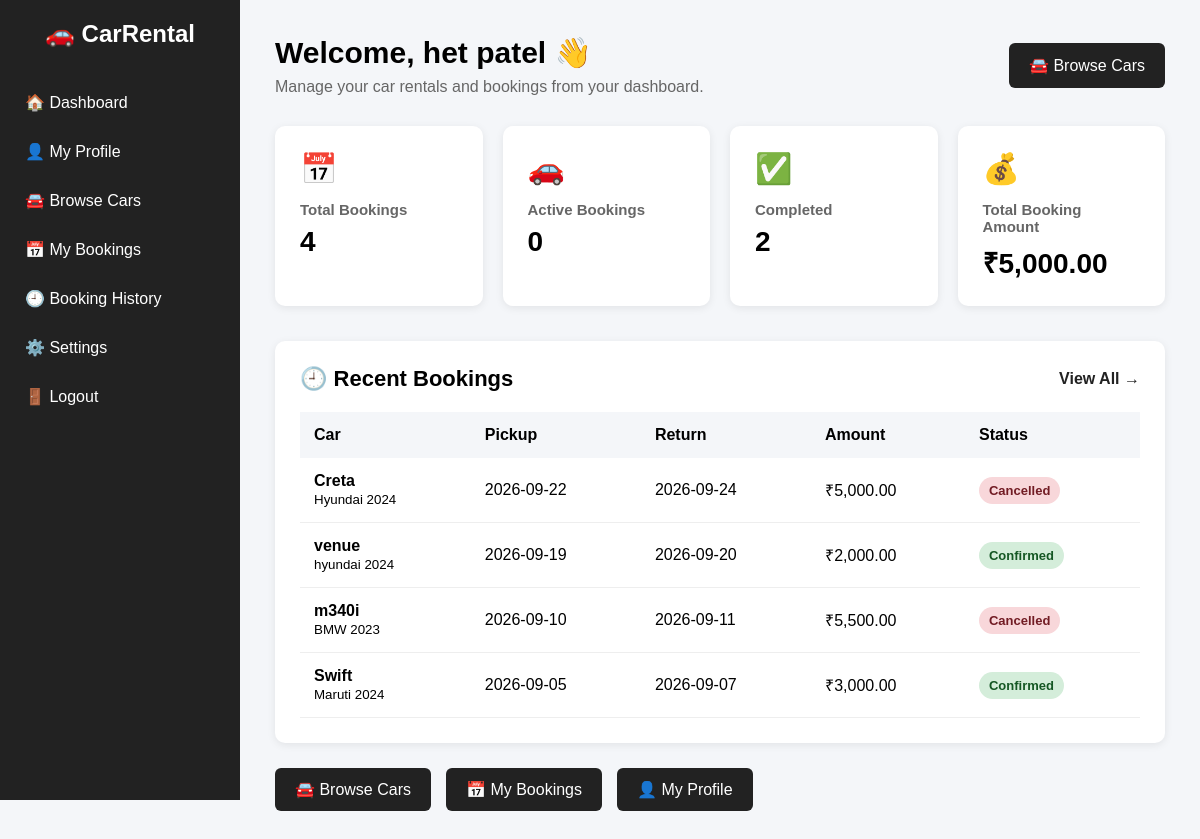
Screenshot of /client/dashboard.php (signed in) with the database file from the repository.
### tables this page shows
CREATE TABLE `bookings` (
  `booking_id` int(11) NOT NULL,
  `user_id` int(11) NOT NULL,
  `car_id` int(11) NOT NULL,
  `pickup_date` date NOT NULL,
  `return_date` date NOT NULL,
  `total_days` int(11) NOT NULL,
  `total_amount` decimal(10,2) NOT NULL,
  `booking_status` varchar(30) DEFAULT 'Pending',
  `created_at` timestamp NOT NULL DEFAULT current_timestamp()
);

CREATE TABLE `cars` (
  `car_id` int(11) NOT NULL,
  `car_name` varchar(100) NOT NULL,
  `brand` varchar(100) NOT NULL,
  `model` varchar(50) DEFAULT NULL,
  `car_type` varchar(50) DEFAULT NULL,
  `price_per_day` decimal(10,2) NOT NULL,
  `fuel_type` varchar(30) DEFAULT NULL,
  `seats` int(11) DEFAULT NULL,
  `image` varchar(255) DEFAULT NULL,
  `status` varchar(30) DEFAULT 'Available',
  `created_at` timestamp NOT NULL DEFAULT current_timestamp()
);

### client/dashboard.php (the view, shortened to what this page needs)
<?php
include "../config/db.php";
$user_id = $_SESSION['user_id'];
$user_name = $_SESSION['user_name'];
$sql_total = "SELECT COUNT(*) AS total
              FROM bookings
              WHERE user_id = $user_id";
$result_total = mysqli_query($conn, $sql_total);
$total_bookings = mysqli_fetch_assoc($result_total)['total'];
$sql_active = "SELECT COUNT(*) AS active
               FROM bookings
               WHERE user_id = $user_id
               AND booking_status != 'Cancelled'
               AND return_date >= CURDATE()";
$result_active = mysqli_query($conn, $sql_active);
$active_bookings = mysqli_fetch_assoc($result_active)['active'];
$sql_completed = "SELECT COUNT(*) AS completed
                  FROM bookings
                  WHERE user_id = $user_id
                  AND return_date < CURDATE()
                  AND booking_status != 'Cancelled'";
$result_completed = mysqli_query($conn, $sql_completed);
$completed_bookings = mysqli_fetch_assoc($result_completed)['completed'];
$sql_amount = "SELECT SUM(total_amount) AS amount
               FROM bookings
               WHERE user_id = $user_id
               AND booking_status != 'Cancelled'";
$result_amount = mysqli_query($conn, $sql_amount);
$amount_data = mysqli_fetch_assoc($result_amount);
$total_amount = $amount_data['amount'];
$sql_recent = "SELECT
                    bookings.*,
                    cars.car_name,
                    cars.brand,
                    cars.model
               FROM bookings
               INNER JOIN cars
               ON bookings.car_id = cars.car_id
               WHERE bookings.user_id = $user_id
               ORDER BY bookings.created_at DESC
               LIMIT 5";
$result_recent = mysqli_query($conn, $sql_recent);
?>
<!DOCTYPE html>
<html>
<head>
</head>
<body>
<?php include "includes/sidebar.php"; ?>
<div class="main">
    <div class="top">
        <div>
            <h1>
                Welcome, <?php echo htmlspecialchars($user_name); ?> 👋
            </h1>
            <p>
                Manage your car rentals and bookings from your dashboard.
            </p>
        </div>
        <a href="../cars.php" class="browse-btn">
            🚘 Browse Cars
        </a>
    </div>
    <div class="cards">
        <div class="card">
            <div class="card-icon">
                📅
            </div>
            <h3>
                Total Bookings
            </h3>
            <div class="number">
                <?php echo $total_bookings; ?>
            </div>
        </div>
        <div class="card">
            <div class="card-icon">
                🚗
            </div>
            <h3>
                Active Bookings
            </h3>
            <div class="number">
                <?php echo $active_bookings; ?>
            </div>
        </div>
        <div class="card">
            <div class="card-icon">
                ✅
            </div>
            <h3>
                Completed
            </h3>
            <div class="number">
                <?php echo $completed_bookings; ?>
            </div>
        </div>
        <div class="card">
            <div class="card-icon">
                💰
            </div>
            <h3>
                Total Booking Amount
            </h3>
            <div class="number">
                ₹<?php echo number_format($total_amount, 2); ?>
            </div>
        </div>
    </div>
    <div class="section">
        <div class="section-header">
            <h2>
                🕘 Recent Bookings
            </h2>
            <a href="../my_bookings.php" class="view-all">
                View All →
            </a>
        </div>
        <?php if (mysqli_num_rows($result_recent) > 0) { ?>
            <table>
                <tr>
                    <th>
                        Car
                    </th>
                    <th>
                        Pickup
                    </th>
                    <th>
                        Return
                    </th>
                    <th>
                        Amount
                    </th>
                    <th>
                        Status
                    </th>
                </tr>
                <?php while ($booking = mysqli_fetch_assoc($result_recent)) { ?>
                    <tr>
                        <td>
                            <strong>
                                <?php echo htmlspecialchars($booking['car_name']); ?>
                            </strong>
                            <br>
                            <small>
                                <?php echo htmlspecialchars($booking['brand']); ?>
                                <?php echo htmlspecialchars($booking['model']); ?>
                            </small>
                        </td>
                        <td>
                            <?php echo htmlspecialchars($booking['pickup_date']); ?>
                        </td>
                        <td>
                            <?php echo htmlspecialchars($booking['return_date']); ?>
                        </td>
                        <td>
                            ₹<?php echo number_format($booking['total_amount'], 2); ?>
                        </td>
                        <td>
                            <?php
                            $status = strtolower($booking['booking_status']);
                            ?>
                            <span class="status <?php echo $status; ?>">
                                <?php
                                echo htmlspecialchars(
                                    $booking['booking_status']
                                );
                                ?>
                            </span>
                        </td>
                    </tr>
                <?php } ?>
            </table>
        <?php } ?>
    </div>
    <div class="quick-actions">
        <a
            href="../cars.php"
            class="action-btn"
        >
            🚘 Browse Cars
        </a>
        <a
            href="../my_bookings.php"
            class="action-btn"
        >
            📅 My Bookings
        </a>
        <a
            href="profile.php"
            class="action-btn"
        >
            👤 My Profile
        </a>
    </div>
</div>
</body>
</html>

### client/dashboard.php (style rules this page uses)
* { margin: 0; padding: 0; box-sizing: border-box; font-family: Arial, sans-serif; }
body { background-color: #f4f6f9; }
.main { margin-left: 240px; padding: 35px; }
.top { display: flex; justify-content: space-between; align-items: center; margin-bottom: 30px; }
.top h1 { font-size: 30px; }
.top p { color: #666; margin-top: 8px; }
.browse-btn { background-color: #222; color: white; padding: 13px 20px; text-decoration: none; border-radius: 6px; }
.cards { display: grid; grid-template-columns: repeat(4, 1fr); gap: 20px; margin-bottom: 35px; }
.card { background-color: white; padding: 25px; border-radius: 10px; box-shadow: 0 2px 8px rgba(0,0,0,0.08); }
.card-icon { font-size: 30px; margin-bottom: 15px; }
.card h3 { color: #666; font-size: 15px; margin-bottom: 8px; }
.card .number { font-size: 28px; font-weight: bold; }
.section { background-color: white; padding: 25px; border-radius: 10px; box-shadow: 0 2px 8px rgba(0,0,0,0.08); }
.section-header { display: flex; justify-content: space-between; align-items: center; margin-bottom: 20px; }
.section-header h2 { font-size: 22px; }
.view-all { text-decoration: none; color: #222; font-weight: bold; }
table { width: 100%; border-collapse: collapse; }
th { background-color: #f4f6f9; text-align: left; padding: 14px; }
td { padding: 14px; border-bottom: 1px solid #eee; }
.status { padding: 6px 10px; border-radius: 15px; font-size: 13px; font-weight: bold; }
.confirmed { background-color: #d4edda; color: #155724; }
.cancelled { background-color: #f8d7da; color: #721c24; }
.quick-actions { display: flex; gap: 15px; margin-top: 25px; }
.action-btn { padding: 12px 20px; border-radius: 6px; text-decoration: none; background-color: #222; color: white; }

### rows the page displays
bookings: car.car_name "Creta", car.brand "Hyundai", car.model "2024", pickup_date "2026-09-22", return_date "2026-09-24", total_amount "5,000.00", booking_status "Cancelled"
bookings: car.car_name "venue", car.brand "hyundai", car.model "2024", pickup_date "2026-09-19", return_date "2026-09-20", total_amount "2,000.00", booking_status "Confirmed"
bookings: car.car_name "m340i", car.brand "BMW", car.model "2023", pickup_date "2026-09-10", return_date "2026-09-11", total_amount "5,500.00", booking_status "Cancelled"
bookings: car.car_name "Swift", car.brand "Maruti", car.model "2024", pickup_date "2026-09-05", return_date "2026-09-07", total_amount "3,000.00", booking_status "Confirmed"

### other values shown
$user_name "het patel"
$total_bookings "4"
$active_bookings "0"
$completed_bookings "2"
$total_amount "5,000.00"
